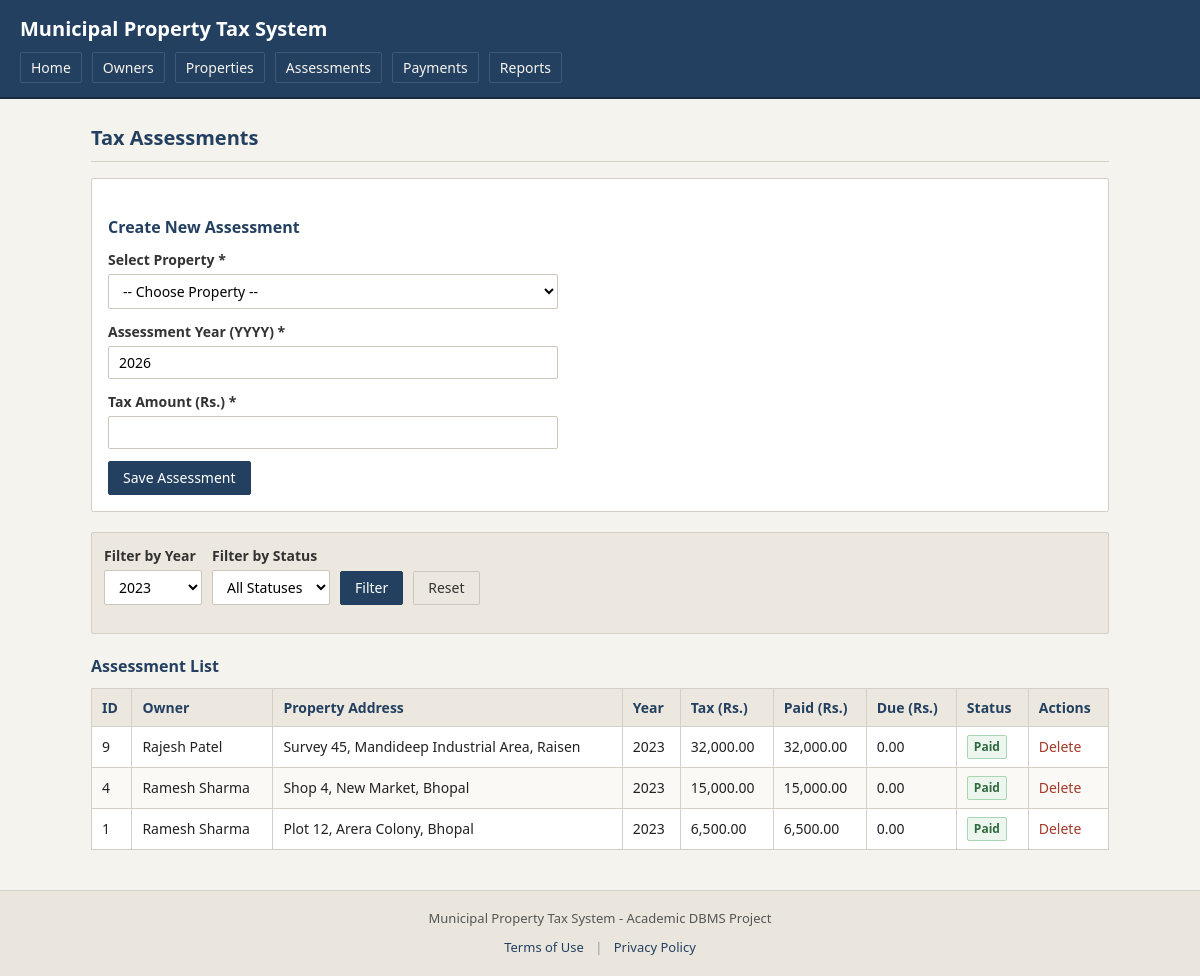
Page /assessments.php?year=2023 on the committed database.
### tables this page shows
CREATE TABLE TaxAssessments (
    assessment_id INT AUTO_INCREMENT PRIMARY KEY,
    property_id INT NOT NULL,
    assessment_year INT NOT NULL,
    tax_amount DECIMAL(10,2) NOT NULL CHECK (tax_amount > 0),
    FOREIGN KEY (property_id) REFERENCES Properties(property_id)
);

CREATE TABLE PropertyOwners (
    owner_id INT AUTO_INCREMENT PRIMARY KEY,
    owner_name VARCHAR(100) NOT NULL,
    phone CHAR(10) NOT NULL,
    email VARCHAR(100)
);

CREATE TABLE Properties (
    property_id INT AUTO_INCREMENT PRIMARY KEY,
    owner_id INT NOT NULL,
    property_address VARCHAR(255) NOT NULL,
    property_type VARCHAR(30) NOT NULL,
    FOREIGN KEY (owner_id) REFERENCES PropertyOwners(owner_id)
);

### assessments.php (the view, shortened to what this page needs)
<?php
include 'includes/db.php';
$filter_year = isset($_GET['year']) ? trim($_GET['year']) : '';
$filter_status = isset($_GET['status']) ? trim($_GET['status']) : '';
$allowed_statuses = ['Paid', 'Partial', 'Unpaid'];
$base_query = "SELECT a.assessment_id, o.owner_name, p.property_address, a.assessment_year,
                      a.tax_amount,
                      IFNULL(x.paid, 0) AS paid,
                      a.tax_amount - IFNULL(x.paid, 0) AS due,
                      CASE
                          WHEN IFNULL(x.paid, 0) = 0 THEN 'Unpaid'
                          WHEN a.tax_amount - IFNULL(x.paid, 0) <= 0 THEN 'Paid'
                          ELSE 'Partial'
                      END AS status
               FROM TaxAssessments a
               JOIN Properties p ON a.property_id = p.property_id
               JOIN PropertyOwners o ON p.owner_id = o.owner_id
               LEFT JOIN (SELECT assessment_id, SUM(amount_paid) AS paid
                          FROM Payments GROUP BY assessment_id) x
                      ON a.assessment_id = x.assessment_id ";
if ($filter_year !== '' && in_array($filter_status, $allowed_statuses, true)) {
    $sql = $base_query . " WHERE a.assessment_year = ? HAVING status = ? ORDER BY a.assessment_year DESC, a.assessment_id DESC";
    $stmt = mysqli_prepare($con, $sql);
    $f_year = (int)$filter_year;
    mysqli_stmt_bind_param($stmt, "is", $f_year, $filter_status);
    mysqli_stmt_execute($stmt);
    $result = mysqli_stmt_get_result($stmt);
} elseif ($filter_year !== '') {
    $sql = $base_query . " WHERE a.assessment_year = ? ORDER BY a.assessment_year DESC, a.assessment_id DESC";
    $stmt = mysqli_prepare($con, $sql);
    $f_year = (int)$filter_year;
    mysqli_stmt_bind_param($stmt, "i", $f_year);
    mysqli_stmt_execute($stmt);
    $result = mysqli_stmt_get_result($stmt);
} elseif (in_array($filter_status, $allowed_statuses, true)) {
    $sql = $base_query . " HAVING status = ? ORDER BY a.assessment_year DESC, a.assessment_id DESC";
    $stmt = mysqli_prepare($con, $sql);
    mysqli_stmt_bind_param($stmt, "s", $filter_status);
    mysqli_stmt_execute($stmt);
    $result = mysqli_stmt_get_result($stmt);
} else {
    $sql = $base_query . " ORDER BY a.assessment_year DESC, a.assessment_id DESC";
    $result = mysqli_query($con, $sql);
}
$years_sql = "SELECT DISTINCT assessment_year FROM TaxAssessments ORDER BY assessment_year DESC";
$years_result = mysqli_query($con, $years_sql);
include 'includes/header.php';
?>
<h1 class="page-title">Tax Assessments</h1>
<div class="card-box">
    <h2 class="section-title">Create New Assessment</h2>
    <form method="POST" action="assessments.php">
        <div class="form-group">
            <label for="property_id">Select Property *</label>
            <select id="property_id" name="property_id" class="form-control" required>
                <option value="">-- Choose Property --</option>
            </select>
        </div>
        <div class="form-group">
            <label for="assessment_year">Assessment Year (YYYY) *</label>
            <input type="number" id="assessment_year" name="assessment_year" class="form-control" required min="2000" max="2099" value="<?php echo date('Y'); ?>">
        </div>
        <div class="form-group">
            <label for="tax_amount">Tax Amount (Rs.) *</label>
            <input type="number" step="0.01" id="tax_amount" name="tax_amount" class="form-control" required min="1">
        </div>
        <button type="submit" class="btn">Save Assessment</button>
    </form>
</div>
<div class="filter-box">
    <form method="GET" action="assessments.php" class="form-inline">
        <div class="form-group">
            <label for="year">Filter by Year</label>
            <select id="year" name="year" class="form-control">
                <?php while ($y = mysqli_fetch_assoc($years_result)): ?>
                    <option value="<?php echo (int)$y['assessment_year']; ?>" <?php if ($filter_year === (string)$y['assessment_year']) echo 'selected'; ?>>
                        <?php echo (int)$y['assessment_year']; ?>
                    </option>
                <?php endwhile; ?>
            </select>
        </div>
        <div class="form-group">
            <label for="status">Filter by Status</label>
            <select id="status" name="status" class="form-control">
                <option value="">All Statuses</option>
            </select>
        </div>
        <button type="submit" class="btn">Filter</button>
        <?php if ($filter_year !== '' || $filter_status !== ''): ?>
            <a href="assessments.php" class="btn btn-secondary">Reset</a>
        <?php endif; ?>
    </form>
</div>
<h2 class="section-title">Assessment List</h2>
<?php if ($result && mysqli_num_rows($result) > 0): ?>
    <div class="table-responsive">
        <table class="table">
            <thead>
                <tr>
                    <th>ID</th>
                    <th>Owner</th>
                    <th>Property Address</th>
                    <th>Year</th>
                    <th class="text-right">Tax (Rs.)</th>
                    <th class="text-right">Paid (Rs.)</th>
                    <th class="text-right">Due (Rs.)</th>
                    <th>Status</th>
                    <th>Actions</th>
                </tr>
            </thead>
            <tbody>
                <?php while ($row = mysqli_fetch_assoc($result)): ?>
                    <tr>
                        <td><?php echo (int)$row['assessment_id']; ?></td>
                        <td><?php echo htmlspecialchars($row['owner_name']); ?></td>
                        <td><?php echo htmlspecialchars($row['property_address']); ?></td>
                        <td><?php echo (int)$row['assessment_year']; ?></td>
                        <td class="text-right"><?php echo number_format((float)$row['tax_amount'], 2); ?></td>
                        <td class="text-right"><?php echo number_format((float)$row['paid'], 2); ?></td>
                        <td class="text-right"><?php echo number_format((float)$row['due'], 2); ?></td>
                        <td>
                            <?php if ($row['status'] === 'Paid'): ?>
                                <span class="badge badge-paid">Paid</span>
                            <?php elseif ($row['status'] === 'Partial'): ?>
                                <span class="badge badge-partial">Partial</span>
                            <?php else: ?>
                                <span class="badge badge-unpaid">Unpaid</span>
                            <?php endif; ?>
                        </td>
                        <td class="action-links">
                            <a href="delete.php?type=assessment&id=<?php echo (int)$row['assessment_id']; ?>" class="text-danger">Delete</a>
                        </td>
                    </tr>
                <?php endwhile; ?>
            </tbody>
        </table>
    </div>
<?php else: ?>
    <div class="empty-msg">No assessments found.</div>
<?php endif; ?>
<?php
include 'includes/footer.php';
?>

### css/style.css (style rules this page uses)
* { box-sizing: border-box; margin: 0; padding: 0; }
body { background-color: #f5f3ee; color: #222222; font-family: 'Source Sans 3', 'Noto Sans', Arial, sans-serif; font-size: 15px; line-height: 1.5; }
.page-title { font-size: 20px; color: #234060; margin-bottom: 16px; border-bottom: 1px solid #d5d0c5; padding-bottom: 8px; }
.section-title { font-size: 16px; color: #234060; margin: 20px 0 10px 0; }
.card-box { background-color: #ffffff; border: 1px solid #d5d0c5; border-radius: 2px; padding: 16px; margin-bottom: 20px; }
.table-responsive { width: 100%; overflow-x: auto; margin-bottom: 20px; }
.table { width: 100%; border-collapse: collapse; background-color: #ffffff; border: 1px solid #d5d0c5; font-size: 14px; }
.table th, .table td { border: 1px solid #d5d0c5; padding: 8px 10px; text-align: left; }
.table th { background-color: #ece8df; color: #234060; font-weight: bold; }
.table tr:nth-child(even) { background-color: #faf9f6; }
.text-right { text-align: right; }
.form-group { margin-bottom: 12px; }
.form-group label { display: block; font-weight: bold; margin-bottom: 4px; font-size: 14px; color: #333333; }
.form-control { width: 100%; max-width: 450px; padding: 6px 10px; border: 1px solid #ccc7bc; border-radius: 2px; font-size: 14px; background-color: #ffffff; font-family: inherit; }
.form-inline { display: flex; flex-wrap: wrap; gap: 10px; align-items: flex-end; margin-bottom: 16px; }
.form-inline .form-group { margin-bottom: 0; }
.btn { display: inline-block; padding: 6px 14px; font-size: 14px; text-decoration: none; border-radius: 2px; border: 1px solid #234060; background-color: #234060; color: #ffffff; cursor: pointer; font-family: inherit; line-height: 1.4; }
.btn-secondary { background-color: #ece8df; color: #333333; border-color: #ccc7bc; }
.badge { display: inline-block; padding: 2px 6px; font-size: 12px; border: 1px solid transparent; border-radius: 2px; font-weight: bold; }
.badge-paid { background-color: #edf5ef; color: #2e6b3e; border-color: #a8d5b2; }
.action-links a { color: #234060; text-decoration: none; margin-right: 8px; }
.action-links a.text-danger { color: #a33a2a; }
.filter-box { background-color: #ece8df; border: 1px solid #d5d0c5; border-radius: 2px; padding: 12px; margin-bottom: 20px; }

### rows in the picture
taxassessments: assessment_id "9", propertyowners.owner_name "Rajesh Patel", property.property_address "Survey 45, Mandideep Industrial Area, Raisen", assessment_year "2023", tax_amount "32,000.00", paid "32,000.00", due "0.00"
taxassessments: assessment_id "4", propertyowners.owner_name "Ramesh Sharma", property.property_address "Shop 4, New Market, Bhopal", assessment_year "2023", tax_amount "15,000.00", paid "15,000.00", due "0.00"
taxassessments: assessment_id "1", propertyowners.owner_name "Ramesh Sharma", property.property_address "Plot 12, Arera Colony, Bhopal", assessment_year "2023", tax_amount "6,500.00", paid "6,500.00", due "0.00"

### other values in the picture
form field year "2023"
